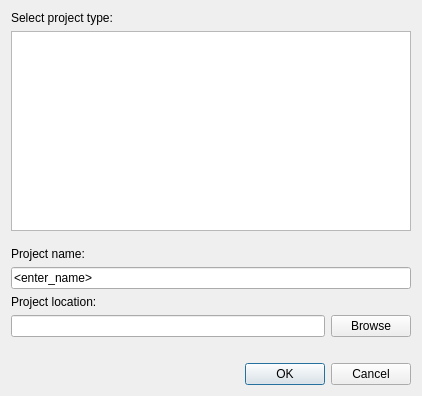
<?xml version="1.0" encoding="UTF-8"?>
<ui version="4.0">
 <class>NewProjectDialog</class>
 <widget class="QDialog" name="NewProjectDialog">
  <property name="windowModality">
   <enum>Qt::WindowModal</enum>
  </property>
  <property name="geometry">
   <rect>
    <x>0</x>
    <y>0</y>
    <width>420</width>
    <height>405</height>
   </rect>
  </property>
  <property name="sizePolicy">
   <sizepolicy hsizetype="Expanding" vsizetype="Preferred">
    <horstretch>0</horstretch>
    <verstretch>0</verstretch>
   </sizepolicy>
  </property>
  <property name="windowTitle">
   <string>New Project</string>
  </property>
  <property name="sizeGripEnabled">
   <bool>false</bool>
  </property>
  <property name="modal">
   <bool>true</bool>
  </property>
  <layout class="QGridLayout" name="gridLayout">
   <property name="sizeConstraint">
    <enum>QLayout::SetFixedSize</enum>
   </property>
   <item row="0" column="0">
    <layout class="QVBoxLayout" name="verticalLayout">
     <property name="sizeConstraint">
      <enum>QLayout::SetNoConstraint</enum>
     </property>
     <item>
      <widget class="QLabel" name="label">
       <property name="text">
        <string>Select project type:</string>
       </property>
      </widget>
     </item>
     <item>
      <widget class="QListView" name="projectListView">
       <property name="minimumSize">
        <size>
         <width>400</width>
         <height>200</height>
        </size>
       </property>
      </widget>
     </item>
     <item>
      <spacer name="verticalSpacer">
       <property name="orientation">
        <enum>Qt::Vertical</enum>
       </property>
       <property name="sizeHint" stdset="0">
        <size>
         <width>20</width>
         <height>10</height>
        </size>
       </property>
      </spacer>
     </item>
     <item>
      <widget class="QLabel" name="label_3">
       <property name="text">
        <string>Project name:</string>
       </property>
      </widget>
     </item>
     <item>
      <widget class="QLineEdit" name="projectName">
       <property name="text">
        <string>&lt;enter_name&gt;</string>
       </property>
      </widget>
     </item>
     <item>
      <widget class="QLabel" name="label_2">
       <property name="text">
        <string>Project location:</string>
       </property>
      </widget>
     </item>
     <item>
      <layout class="QHBoxLayout" name="horizontalLayout">
       <item>
        <widget class="QLineEdit" name="projectLocation">
         <property name="text">
          <string notr="true"/>
         </property>
        </widget>
       </item>
       <item>
        <widget class="QPushButton" name="projectLocationBrowse">
         <property name="text">
          <string>Browse</string>
         </property>
        </widget>
       </item>
      </layout>
     </item>
    </layout>
   </item>
   <item row="1" column="0">
    <spacer name="verticalSpacer_2">
     <property name="orientation">
      <enum>Qt::Vertical</enum>
     </property>
     <property name="sizeHint" stdset="0">
      <size>
       <width>20</width>
       <height>20</height>
      </size>
     </property>
    </spacer>
   </item>
   <item row="2" column="0">
    <widget class="QDialogButtonBox" name="buttonBox">
     <property name="orientation">
      <enum>Qt::Horizontal</enum>
     </property>
     <property name="standardButtons">
      <set>QDialogButtonBox::Cancel|QDialogButtonBox::Ok</set>
     </property>
    </widget>
   </item>
  </layout>
 </widget>
 <resources/>
 <connections>
  <connection>
   <sender>buttonBox</sender>
   <signal>accepted()</signal>
   <receiver>NewProjectDialog</receiver>
   <slot>accept()</slot>
   <hints>
    <hint type="sourcelabel">
     <x>248</x>
     <y>254</y>
    </hint>
    <hint type="destinationlabel">
     <x>157</x>
     <y>274</y>
    </hint>
   </hints>
  </connection>
  <connection>
   <sender>buttonBox</sender>
   <signal>rejected()</signal>
   <receiver>NewProjectDialog</receiver>
   <slot>reject()</slot>
   <hints>
    <hint type="sourcelabel">
     <x>316</x>
     <y>260</y>
    </hint>
    <hint type="destinationlabel">
     <x>286</x>
     <y>274</y>
    </hint>
   </hints>
  </connection>
 </connections>
</ui>
